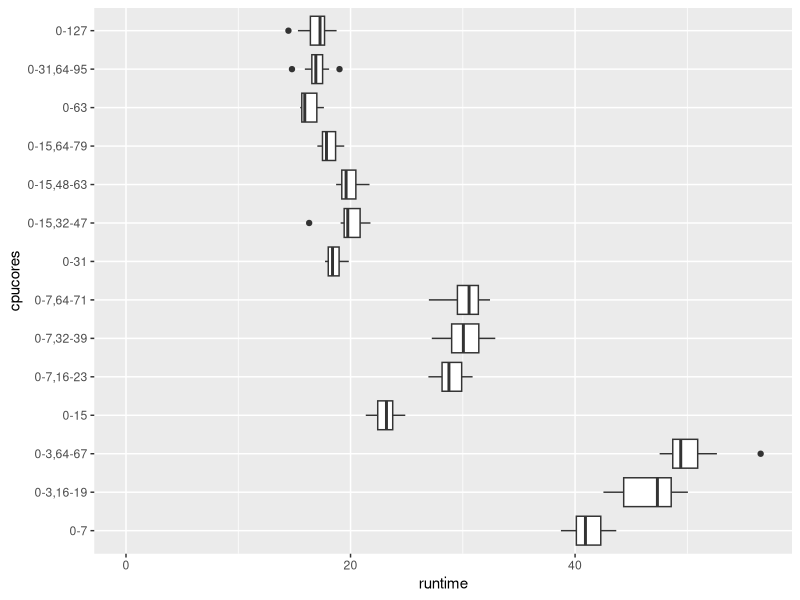
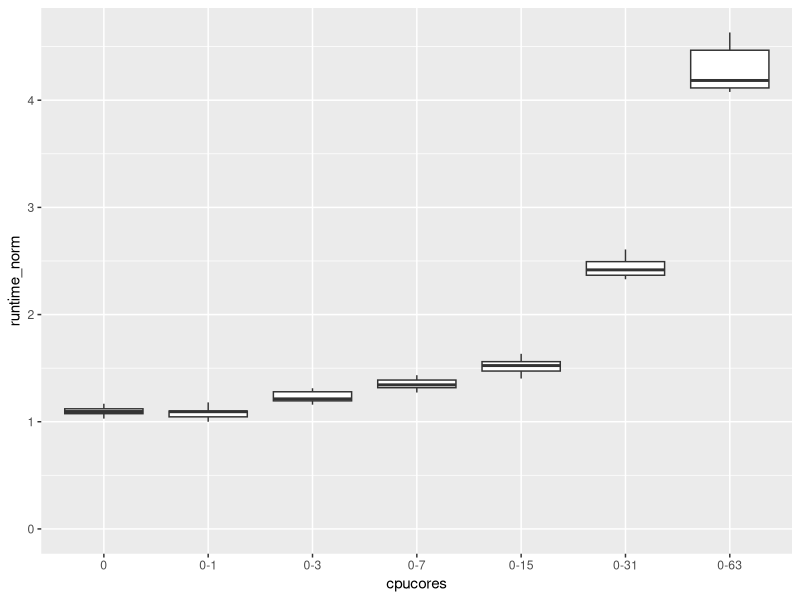

Reproduce these figures in R, in order.
## ---- chunk 1

library(tidyverse)

d <- read_delim("res-x1-h2o.csv", delim=":", 
        col_names = c("instance","tool","cpucores","runtime")) 

cpucores_order <- unique(d$cpucores)

## ---- chunk 2

d %>% mutate(cpucores=factor(cpucores, levels=cpucores_order)) %>% 
  filter(!cpucores %in% c("0","0-1","0-3")) %>% 
  ggplot() + geom_boxplot(aes(x = cpucores, y = runtime)) + ylim(c(0,NA)) +
  coord_flip()

## ---- chunk 3

d %>% mutate(cpucores=factor(cpucores, levels=cpucores_order)) %>% 
  filter(cpucores %in% c("0","0-1","0-3","0-7","0-15","0-31","0-63")) %>% 
  mutate(ncores = as.numeric(gsub(".*-","",cpucores))+1) %>% 
  mutate(runtime_norm = runtime*ncores/min(runtime*ncores)) %>% 
  ggplot() + geom_boxplot(aes(x = cpucores, y = runtime_norm)) + ylim(c(0,NA))

